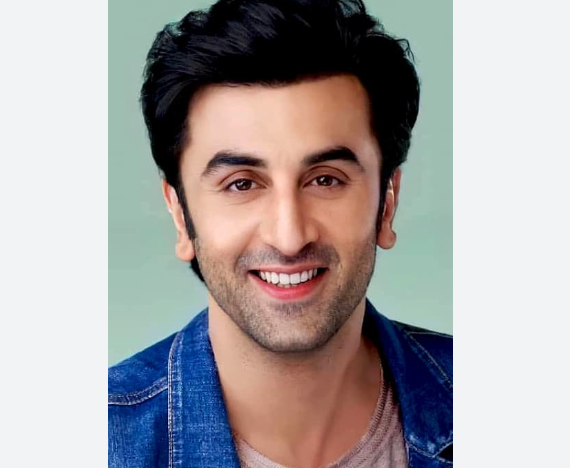
#> input picture 20231127_HAARCASCADE/ranbir_1.png, 570 x 468 px, found by its file name
$ jupyter execute --allow-errors 'HAAR CASCADE .ipynb'   (shell and % lines are left out)
#> lines starting #> are read from the running program, lines starting #| are printed output that depends on the picture; after the words box and inside, x2 and y2 are one past the last pixel; in counts of white or black regions, pixels touching at a corner belong together
[cell 1]
# Download and unzip our images and Haarcascade Classifiers

[cell 2]
#!https://github.com/opencv/opencv/tree/master/data/haarcascades

[cell 3]
# define our imshow function

def imshow(title = "Image",image = None,size = 7):

  w,h = image.shape[0],image.shape[1]
  aspect_ratio = w/h
  plt.figure(figsize = (size*aspect_ratio,size))
  plt.imshow(cv2.cvtColor(image,cv2.COLOR_BGR2RGB))
  plt.title(title)
  plt.show()

[cell 4]
import cv2
import numpy as np
from matplotlib import pyplot as plt

[cell 5]
# we required xml files

face_classifier = cv2.CascadeClassifier("/content/Haarcascades/haarcascade_frontalface_default.xml")

image = cv2.imread("/content/images/Trump.jpg")
#> (the rest of this cell did not finish here and is left out)

[cell 6]
# we required xml files

face_classifier = cv2.CascadeClassifier("/content/Haarcascades/haarcascade_frontalface_default.xml")

image = cv2.imread("/content/ranbir_1.png")
#> image is the input picture: shape (468, 570, 3); mean B, G, R 163.5, 163, 167.5
gray = cv2.cvtColor(image,cv2.COLOR_BGR2GRAY)
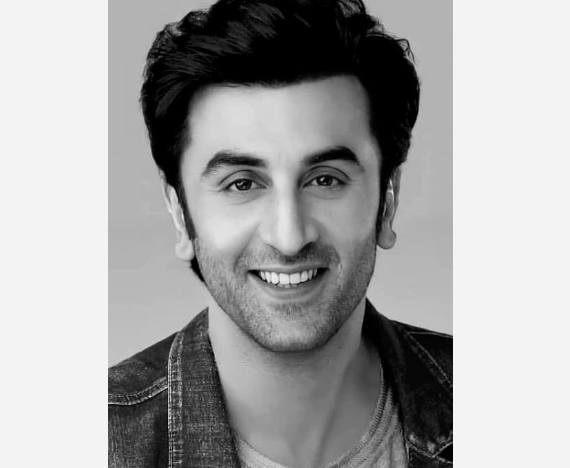
#> gray: shape (468, 570); min 0, max 243, mean 164.6

faces = face_classifier.detectMultiScale(gray,scaleFactor = 1.3,minNeighbors=5)
#> faces = [[138, 68, 287, 287]]


if faces is ():
  print("No faces found")

for (x,y,w,h) in faces:
  cv2.rectangle(image,(x,y),(x+w,y+h),(127,0,255),2)
#> this loop made 1 pass
#> image: shape (468, 570, 3); 1.29% of pixels changed, all inside (x1, y1, x2, y2) = (137, 67, 427, 357)

imshow("Face Detecction ",image)

[cell 7]
# we required xml files

face_classifier = cv2.CascadeClassifier("/content/Haarcascades/haarcascade_frontalface_default.xml")

image = cv2.imread("/content/BIDEN2.png")
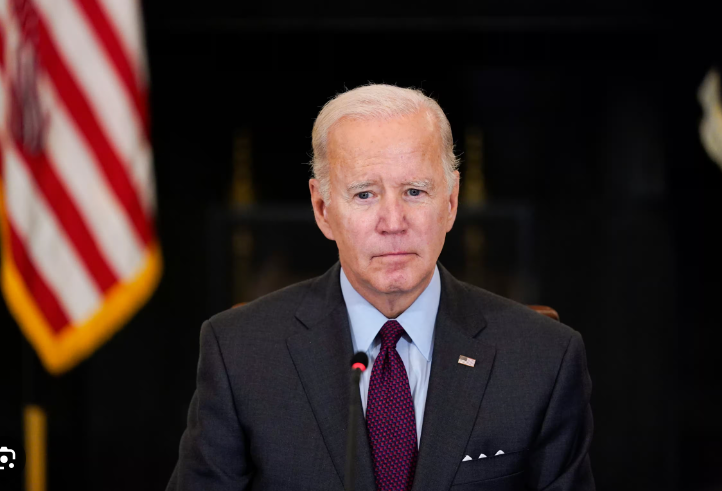
#> input picture 20231127_HAARCASCADE/BIDEN2.png, 722 x 491 px, found by its file name
#> image is the input picture: shape (491, 722, 3); mean B, G, R 37.2, 38.7, 54.7
gray = cv2.cvtColor(image,cv2.COLOR_BGR2GRAY)
#> gray: shape (491, 722)

faces = face_classifier.detectMultiScale(gray,scaleFactor = 1.3,minNeighbors=5)
#> faces = [[313, 124, 162, 162]]


if faces is ():
  print("No faces found")

for (x,y,w,h) in faces:
  cv2.rectangle(image,(x,y),(x+w,y+h),(127,0,255),2)
#> this loop made 1 pass
#> image: shape (491, 722, 3); 0.55% of pixels changed, all inside (x1, y1, x2, y2) = (312, 123, 477, 288)

imshow("Face Detecction ",image)

[cell 8]
# we required xml files

face_classifier = cv2.CascadeClassifier("/content/Haarcascades/haarcascade_frontalface_default.xml")

image = cv2.imread("/content/BIDEN1.png")
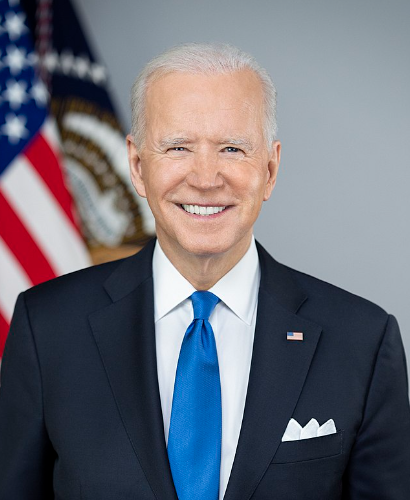
#> input picture 20231127_HAARCASCADE/BIDEN1.png, 410 x 500 px, found by its file name
#> image is the input picture: shape (500, 410, 3); mean B, G, R 119.5, 109.6, 108.4
gray = cv2.cvtColor(image,cv2.COLOR_BGR2GRAY)
#> gray: shape (500, 410)

faces = face_classifier.detectMultiScale(gray,scaleFactor = 1.3,minNeighbors=5)
#> faces = [[134, 93, 141, 141]]


if faces is ():
  print("No faces found")

for (x,y,w,h) in faces:
  cv2.rectangle(image,(x,y),(x+w,y+h),(127,0,255),2)
#> this loop made 1 pass
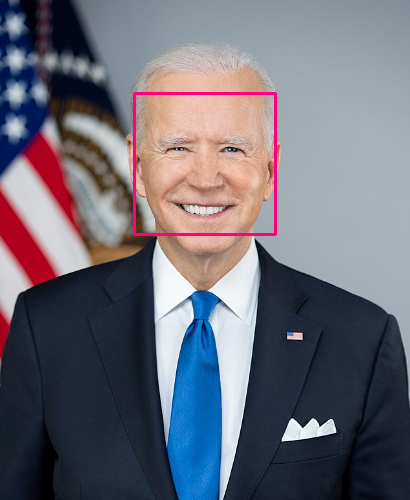
#> image: shape (500, 410, 3); 0.82% of pixels changed, all inside (x1, y1, x2, y2) = (133, 92, 277, 236)

imshow("Face Detecction ",image)

[cell 9]
# we required xml files

face_classifier = cv2.CascadeClassifier("/content/Haarcascades/haarcascade_frontalface_default.xml")

image = cv2.imread("/content/blad.png")
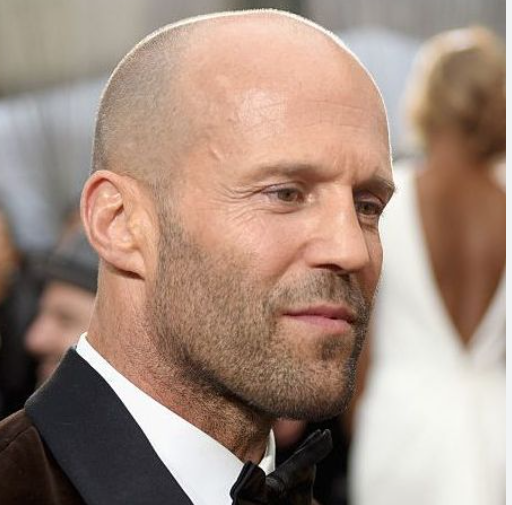
#> input picture 20231127_HAARCASCADE/blad.png, 512 x 505 px, found by its file name
#> image is the input picture: shape (505, 512, 3); mean B, G, R 127.7, 141.1, 164.4
gray = cv2.cvtColor(image,cv2.COLOR_BGR2GRAY)
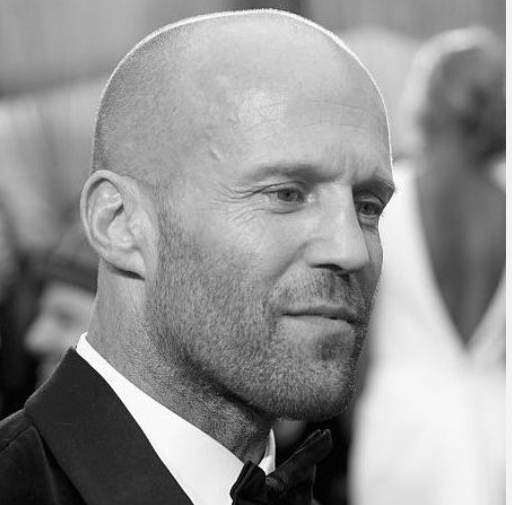
#> gray: shape (505, 512); min 0, max 255, mean 146.5

faces = face_classifier.detectMultiScale(gray,scaleFactor = 1.3,minNeighbors=5)
#> faces = ()


if faces is ():
  print("No faces found")

for (x,y,w,h) in faces:
  cv2.rectangle(image,(x,y),(x+w,y+h),(127,0,255),2)
#> this loop made 0 passes

imshow("Face Detecction ",image)

[cell 10]
# we required xml files

face_classifier = cv2.CascadeClassifier("/content/Haarcascades/haarcascade_frontalface_default.xml")
eye_classifier = cv2.CascadeClassifier("/content/Haarcascades/haarcascade_eye.xml")

image = cv2.imread("/content/ranbir_1.png")
gray = cv2.cvtColor(image,cv2.COLOR_BGR2GRAY)

faces = face_classifier.detectMultiScale(gray,scaleFactor = 1.3,minNeighbors=5)
#> faces = [[138, 68, 287, 287]]


if faces is ():
  print("No faces found")

for (x,y,w,h) in faces:
  cv2.rectangle(image,(x,y),(x+w,y+h),(127,0,255),2)
  roi_gray = gray[y:y+h,x:x+w]
  roi_color = image[y:y+h,x:x+w]
  eyes = eye_classifier.detectMultiScale(roi_gray,scaleFactor = 1.2,minNeighbors=3)
  for (ex,ey,ew,eh) in eyes:
    cv2.rectangle(roi_color,(ex,ey),(ex+ew,ey+eh),(255,255,0),2)
#> this loop made 1 pass
#> (x, y, w, h, eyes) on pass 1: (138, 68, 287, 287, [[159, 88, 50, 50], [77, 90, 52, 52]])
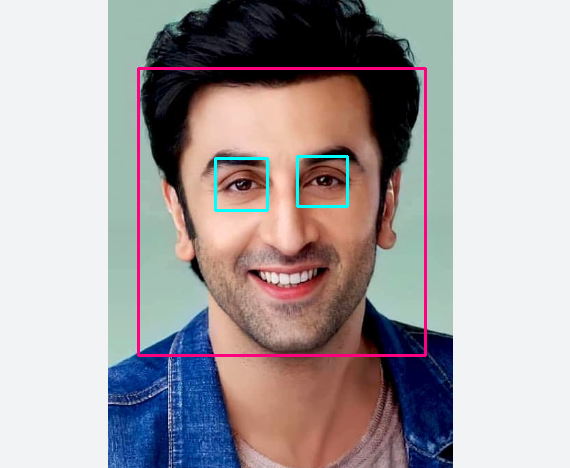
#> image: shape (468, 570, 3); 1.75% of pixels changed, all inside (x1, y1, x2, y2) = (137, 67, 427, 357)
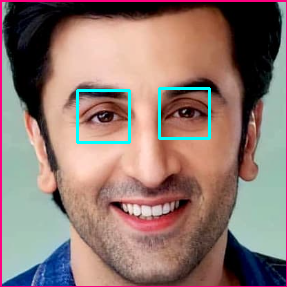
#> roi_color: shape (287, 287, 3); mean B, G, R 113.2, 119.7, 143.8

imshow("Face Detecction & Eye Detection ",image)

[cell 11]
# we required xml files

face_classifier = cv2.CascadeClassifier("/content/Haarcascades/haarcascade_frontalface_default.xml")
eye_classifier = cv2.CascadeClassifier("/content/Haarcascades/haarcascade_eye.xml")

image = cv2.imread("/content/BIDEN1.png")
gray = cv2.cvtColor(image,cv2.COLOR_BGR2GRAY)

faces = face_classifier.detectMultiScale(gray,scaleFactor = 1.3,minNeighbors=5)
#> faces = [[134, 93, 141, 141]]


if faces is ():
  print("No faces found")

for (x,y,w,h) in faces:
  cv2.rectangle(image,(x,y),(x+w,y+h),(127,0,255),2)
  roi_gray = gray[y:y+h,x:x+w]
  roi_color = image[y:y+h,x:x+w]
  eyes = eye_classifier.detectMultiScale(roi_gray,scaleFactor = 1.2,minNeighbors=3)
  for (ex,ey,ew,eh) in eyes:
    cv2.rectangle(roi_color,(ex,ey),(ex+ew,ey+eh),(255,255,0),2)
#> this loop made 1 pass
#> pass 1, `roi_gray = gray[y:y+h,x:x+w]`:
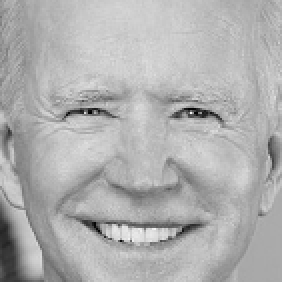
#> roi_gray: shape (141, 141) (shown 2 times larger); min 0, max 244, mean 175.7
#> pass 1, `roi_color = image[y:y+h,x:x+w]`:
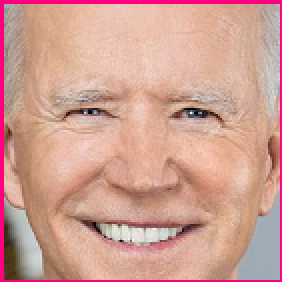
#> roi_color: shape (141, 141, 3) (shown 2 times larger); mean B, G, R 147.2, 159.4, 208.3

imshow("Face Detecction & Eye Detection ",image)
